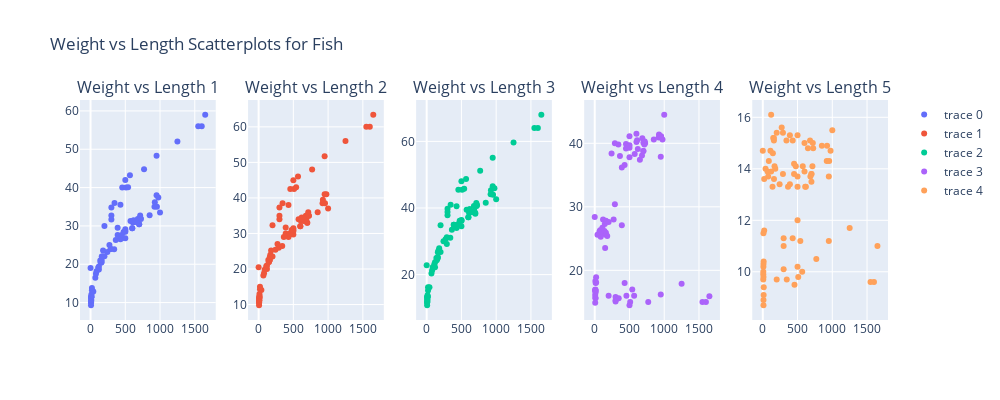

Write notebook code for a chart like this one.
### Code cell
from plotly.subplots import make_subplots

# Create subplots
fig = make_subplots(rows=1, cols=5, subplot_titles=('Weight vs Length 1', 'Weight vs Length 2', 'Weight vs Length 3', 'Weight vs Length 4', 'Weight vs Length 5'))

# Add scatter plots for each length column
for i in range(1, 6):
    fig.add_trace(go.Scatter(x=df['weight'], y=df[f'length{i}'], mode='markers'), row=1, col=i)

# Update subplot layout
fig.update_layout(title='Weight vs Length Scatterplots for Fish', height=400, width=1000)

# Show figure
fig.show()
